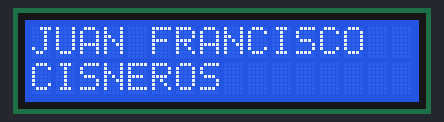
Simulated run of this sketch. Board: Arduino Uno, built with avr-gcc and run on an emulated ATmega328P. Shown: 16×2 character LCD.

Above: at 0.1 s.
At 5.1 s:
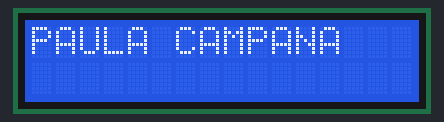
At 10.1 s:
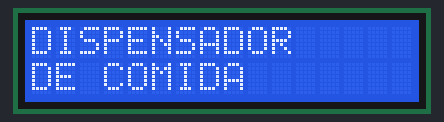

The sketch:

PANTALLA_LCD.ino
```cpp
#include <LiquidCrystal.h>
const int rs = A0, en = A1, d4 = A2, d5 = A3, d6 = A4, d7 = A5;
LiquidCrystal lcd(rs, en, d4, d5, d6, d7);
String var = " ";
void setup() {
  lcd.begin(16, 2);
  lcd.print("JUAN FRANCISCO");
  lcd.setCursor(0, 1);
  lcd.print("CISNEROS");
  delay(5000);
  lcd.clear();
  lcd.print("PAULA CAMPANA");
  delay(5000);
  lcd.clear();
  lcd.print("DISPENSADOR");
  lcd.setCursor(0, 1);
  lcd.print("DE COMIDA");

}

void loop() {

}
```

Measured:
- what the display in image 1 shows lasts 5.0 s, from 5.1 s to 10.1 s
